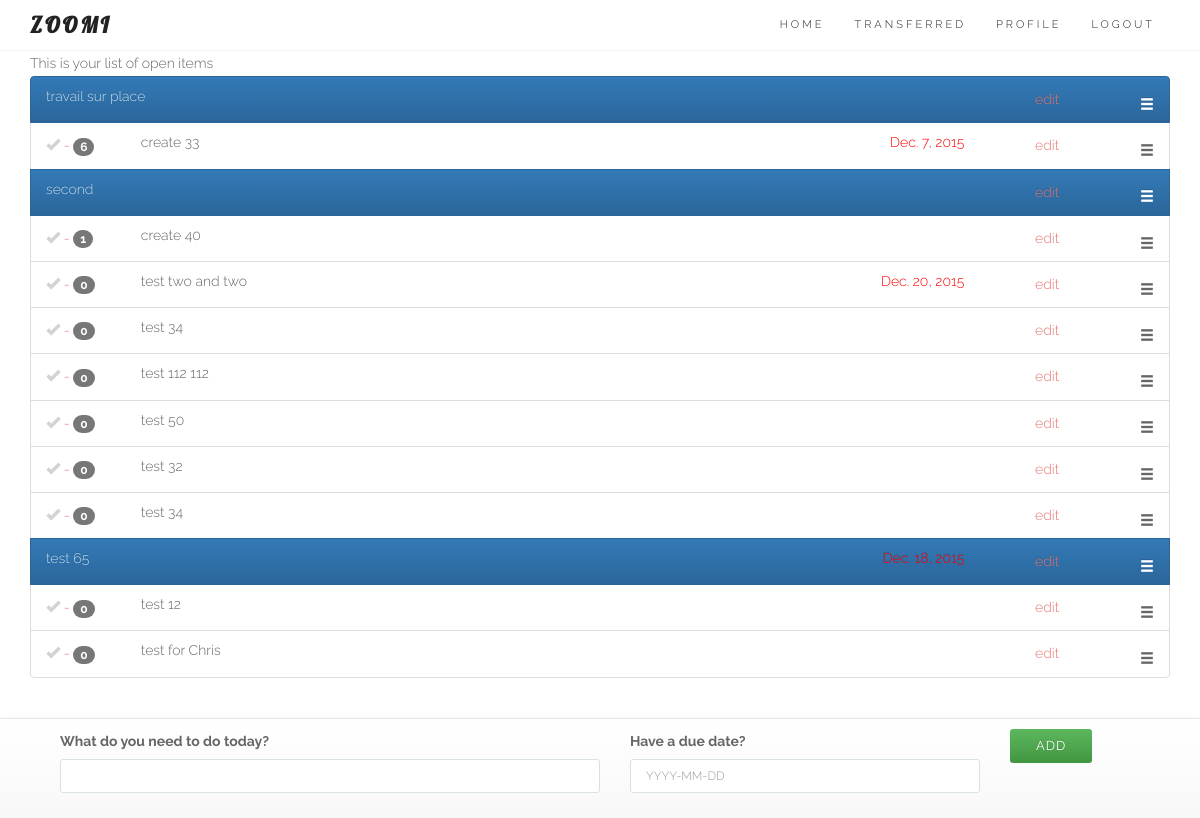
The app's page / (signed in) with its own data.
### core/models.py (models this page shows, shortened)
class Entry(models.Model):
	user = models.ForeignKey(User)
	name = models.CharField(max_length=50)
	data = models.CharField(max_length=200, blank=True)
	order = models.IntegerField(default=1000)
	duedate = models.DateField(null=True, blank=True)
	done = models.BooleanField(default=False) # 0 = to do / 1 = completed
	impediment = models.BooleanField(default=False) # 0 = No / 1 = Yes
	transfered = models.BooleanField(default=False) # 0 = No / 1 = Yes = no longer in your List
	assignees = models.ManyToManyField(User, related_name='assignees',blank=True)
	section = models.BooleanField(default=False) # 0 = No / 1 = Yes
	created_at = models.DateTimeField(auto_now_add=True)
	class Meta:
		ordering = ['order']
		verbose_name_plural = "entries"
	def __str__(self):
		return str(self.name)
	def update_entry_url(self):
		return reverse (viewname="detail", args=[self.id])
	def update_modal_entry_url(self):
		return reverse (viewname="entrymodal", args=[self.id])
	def comment_entry_url(self):
		return reverse (viewname="commentlist", args=[self.id])

### core/views.py (the view, shortened to what this page needs)
# urls.py: url(r'^$', login_required(coreviews.EntryListAppendViewBS.as_view()), name='entrylistBS'), # Bootstrap test
class EntryListAppendViewBS(ListAppendView):
	model = coremodels.Entry
	template_name = 'entry/listBS.html'
	context_object_name = 'entry'
	def get_queryset(self):
		return coremodels.Entry.objects.filter(Q(user=self.request.user, transfered=0) | Q(assignees=self.request.user), done=False).order_by('order')

### core/models.py
class EntryCreateForm(ModelForm):
	class Meta:
		model = Entry
		fields = ['name','duedate'] # the form on the homepage
	def __init__(self, *args, **kwargs): # current_business, as parameter (cf Creeam)
		super(EntryCreateForm, self).__init__(*args, **kwargs)
		self.fields['name'].label = "What do you need to do today?"
		self.fields['duedate'].label = "Have a due date?"
		self.fields['duedate'].widget.attrs['placeholder'] = "YYYY-MM-DD"
		self.fields['name'].widget.attrs['autofocus'] = "on"

### core/models.py (called while the page is built)
	def get(self, request, *args, **kwargs):
		self.object_list = self.get_queryset()
		allow_empty = self.get_allow_empty()
		if not allow_empty and len(self.object_list) == 0:
			raise Http404(_(u"Empty list and '%(class_name)s.allow_empty' is False.")
							% {'class_name': self.__class__.__name__})
		self.object = None
		form_class = self.get_form_class()
		form = self.get_form(form_class)
		context = self.get_context_data(object_list=self.object_list, form=form)
		return self.render_to_response(context)

### templates/entry/listBS.html (shortened to what this page needs)
{% extends "base/theme.html" %}
{% load sitegate %}
{% load staticfiles %}
{% block page_sub_title %}
This is your list of open items
{% endblock %}
{% block content %}
<link rel="stylesheet" href="{% static "css/zoomi.css" %}">
<section id="services">
	<div class="container">
		<div class="row ">
			<div class="col-lg-12 text-center">
						<ul id="todo_list_BS">
						   	{% for objects in object_list %}
{% block detail %}
									{% include 'entry/detailsBS.html' %}
{% endblock %}
							{% endfor %}
						</ul>
			</div>
		</div>
	</div>
</section>
{% endblock %}
{% block footer %}
	<footer class="navbar navbar-default navbar-fixed-bottom">
		<div class="container">
			{% include 'entry/create.html' %}
		</div>
	</footer>
{% endblock %}

### templates/entry/detailsBS.html (shortened to what this page needs)
								<li id="entry_{{ objects.id }}" class="list-group-item {% if objects.section == 1 %}active{% endif %}">
								  	<div class="row">
										<div class="{% if objects.section == 1 %}hidden-xs hidden-sm hidden-md{% else %}col-xs-1 col-sm-1 col-md-1{% endif %}">
								   			<span class="{% if objects.section == 0 %}glyphicon glyphicon-ok entrycheckmark{% endif %} {% if objects.done == 1 %}completed{% else %}todo{% endif %}" onclick="EntryComplete({{ objects.id }})"> </span>
								   			 {% if objects.section == 0 %}
								   			 	<a href="{{ objects.comment_entry_url }}"> - <span class="badge">{{ objects.comment_set.count }}</span></a>
								   			 {% endif %}
								   		</div>
								   		<div class="col-xs-9 col-sm-6 col-md-6 text-left">
								   			<p class="list-group-item-text">{{ objects }}</p>
								   		</div>
								   		{% if objects.section == 1 %}
											<div class="col-xs-1 col-sm-1 col-md-1"></div>
										{% endif %}
								   		<div class="hidden-xs col-sm-3 col-md-3 text-right">
								   			<p class="list-group-item-text">
										        {% if objects.duedate %}
										            <span class="
										                {% if objects.duedate|timesince >= "1 min" %}
										                overdue
										                {% endif %}
										                ">
										                {{ objects.duedate }}
										            </span>
										        {% endif %}
								   			</p>
									    </div>
								   		<div class="hidden-xs col-sm-1 col-md-1 text-right">
													<a href="{{ objects.update_entry_url }}">edit</a>
									    </div>
								   		<div class="col-xs-1 col-sm-1 col-md-1 text-right">
								   				<span class="glyphicon glyphicon-menu-hamburger selector">
									    </div>
									</div>
								</li>

### static/css/style.css (style rules this page uses)
body { font: 300 14px/1.8 'Raleway', sans-serif; color: #666; overflow-x: hidden; }
a { color: #E7746F; }
.navbar a, .form-control { -webkit-transition: all 0.4s ease-in-out 0s; -moz-transition: all 0.4s ease-in-out 0s; -ms-transition: all 0.4s ease-in-out 0s; -o-transition: all 0.4s ease-in-out 0s; transition: all 0.4s ease-in-out 0s; }
a, .btn { -webkit-transition: all 0.125s ease-in-out 0s; -moz-transition: all 0.125s ease-in-out 0s; -ms-transition: all 0.125s ease-in-out 0s; -o-transition: all 0.125s ease-in-out 0s; transition: all 0.125s ease-in-out 0s; }
.btn, .form-control, .form-control:hover, .form-control:focus, .navbar-custom .dropdown-menu { -webkit-box-shadow: none; box-shadow: none; }
.btn, .iconbox, .progress, #filter li, .scroll-up a, .form-control, .input-group-addon { -webkit-border-radius: 3px; -moz-border-radius: 3px; -o-border-radius: 3px; border-radius: 3px; }
.form-control { background: #FFF; border: 1px solid #D8E1E4; font-size: 12px; padding: 0 15px; }

### static/css/zoomi.css (style rules this page uses)
html { position: relative; min-height: 100%; }
body { margin-bottom: 130px; }
.selector { cursor: move; vertical-align: middle; margin-top: 5px; }
ul { padding: 0; text-align: left; list-style: none; }
.overdue { color:red; }
.todo { color:lightgrey; cursor: pointer; }

### records on screen
Entry: name "travail sur place"
Entry: section False (drawn), comment_set.count "6", name "create 33", duedate "Dec. 7, 2015"
Entry: name "second"
Entry: section False (drawn), comment_set.count "1", name "create 40"
Entry: section False (drawn), comment_set.count "0", name "test two and two", duedate "Dec. 20, 2015"
Entry: section False (drawn), comment_set.count "0", name "test 34"
Entry: section False (drawn), comment_set.count "0", name "test 112 112"
Entry: section False (drawn), comment_set.count "0", name "test 50"
Entry: section False (drawn), comment_set.count "0", name "test 32"
Entry: section False (drawn), comment_set.count "0", name "test 34"
Entry: name "test 65", duedate "Dec. 18, 2015"
Entry: section False (drawn), comment_set.count "0", name "test 12"
Entry: section False (drawn), comment_set.count "0", name "test for Chris"
